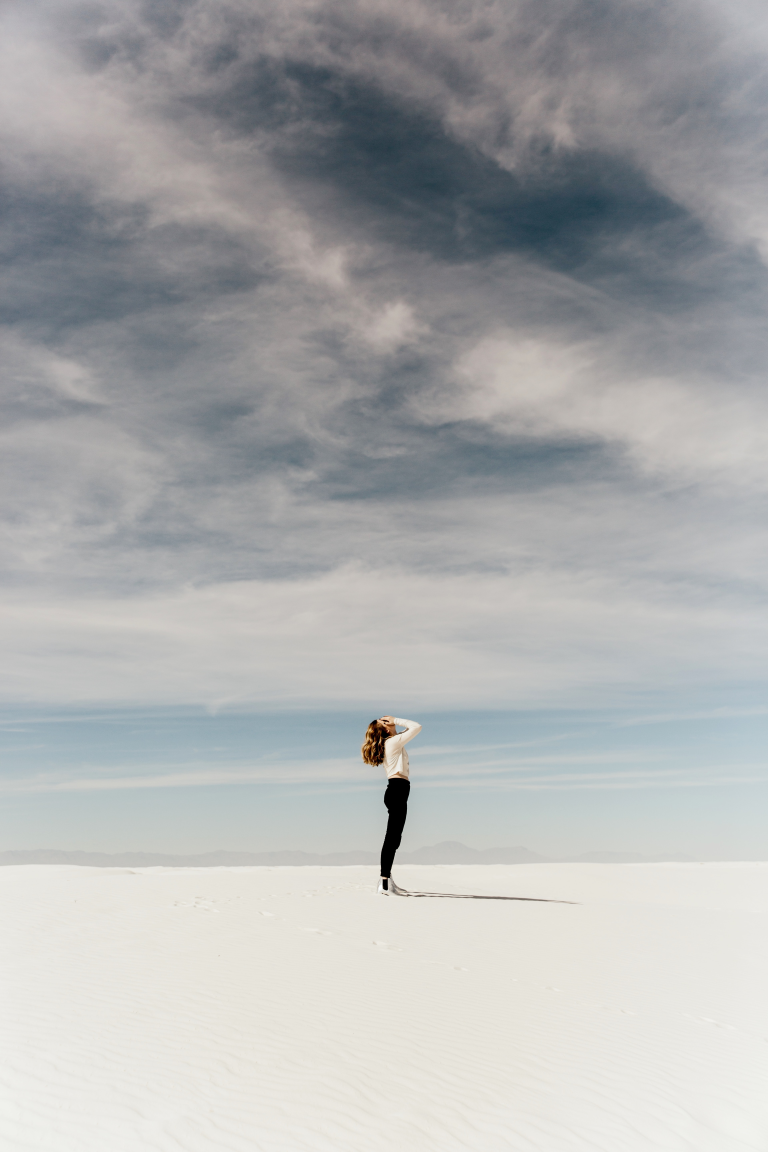
#> input picture code/images/averie-woodard-Av_NirIguEc-unsplash.jpg, 3840 x 5760 px (shown at 1/5 size)
$ python -i salience.py   (imports and definitions only)
#> lines starting #> are read from the running program, lines starting #| are printed output that depends on the picture
import math
import json
import skimage
import warnings
import cv2 as cv
import skimage.io
import numpy as np
import scipy.signal
import networkx as nx
import scipy.spatial.distance
from skimage.segmentation import slic
from skimage.util import img_as_float

# Sources
# scale_image - https://www.tutorialkart.com/opencv/python/opencv-python-resize-image/
# get_saliency_rbd - https://github.com/yhenon/pyimgsaliency
# find_aalir - based on https://github.com/lukasalexanderweber/lir


# region Ignore sklearn warnings
def warn(*args, **kwargs):
    # Ignore sklearn warnings
    pass


warnings.warn = warn
# endregion


def scale_image(img, scale):
    """Scale an iamge by a scale factor."""
    """Source: https://www.tutorialkart.com/opencv/python/opencv-python-resize-image/"""
    width = int(img.shape[1] * scale)
    height = int(img.shape[0] * scale)
    dim = (width, height)

    return cv.resize(img, dim, interpolation=cv.INTER_AREA)


def get_saliency_rbd(img):
    """Saliency map calculation based on: Saliency Optimization from Robust Background Detection, Wangjiang Zhu, Shuang Liang, Yichen Wei and Jian Sun, IEEE Conference on Computer Vision and Pattern Recognition (CVPR), 2014. https://ieeexplore.ieee.org/document/6909756"""
    """Source: https://github.com/yhenon/pyimgsaliency"""
    def S(x1, x2, geodesic, sigma_clr=10):
        return math.exp(-pow(geodesic[x1, x2], 2)/(2*sigma_clr*sigma_clr))

    # [21 lines left out: functions compute_saliency_cost, path_length, not called in this run]

    def make_graph(grid):
        # get unique labels
        vertices = np.unique(grid)

        # map unique labels to [1,...,num_labels]
        reverse_dict = dict(zip(vertices, np.arange(len(vertices))))
        grid = np.array([reverse_dict[x]
                        for x in grid.flat]).reshape(grid.shape)

        # create edges
        down = np.c_[grid[:-1, :].ravel(), grid[1:, :].ravel()]
        right = np.c_[grid[:, :-1].ravel(), grid[:, 1:].ravel()]
        all_edges = np.vstack([right, down])
        all_edges = all_edges[all_edges[:, 0] != all_edges[:, 1], :]
        all_edges = np.sort(all_edges, axis=1)
        num_vertices = len(vertices)
        edge_hash = all_edges[:, 0] + num_vertices * all_edges[:, 1]
        # find unique connections
        edges = np.unique(edge_hash)
        # undo hashing
        edges = [[vertices[x % num_vertices],
                  vertices[int(x/num_vertices)]] for x in edges]

        return vertices, edges

    if len(img.shape) != 3:  # got a grayscale image
        img = skimage.color.gray2rgb(img)

    img_lab = img_as_float(skimage.color.rgb2lab(img))

    img_rgb = img_as_float(img)

    img_gray = img_as_float(skimage.color.rgb2gray(img))

    segments_slic = slic(img_rgb, n_segments=250,
                         compactness=10, sigma=1, enforce_connectivity=False)

    nrows, ncols = segments_slic.shape
    max_dist = math.sqrt(nrows*nrows + ncols*ncols)

    grid = segments_slic

    (vertices, edges) = make_graph(grid)

    gridx, gridy = np.mgrid[:grid.shape[0], :grid.shape[1]]

    centers = dict()
    colors = dict()
    distances = dict()
    boundary = dict()

    for v in vertices:
        centers[v] = [gridy[grid == v].mean(), gridx[grid == v].mean()]
        colors[v] = np.mean(img_lab[grid == v], axis=0)

        x_pix = gridx[grid == v]
        y_pix = gridy[grid == v]

        if np.any(x_pix == 0) or np.any(y_pix == 0) or np.any(x_pix == nrows - 1) or np.any(y_pix == ncols - 1):
            boundary[v] = 1
        else:
            boundary[v] = 0

    G = nx.Graph()

    # buid the graph
    for edge in edges:
        pt1 = edge[0]
        pt2 = edge[1]
        color_distance = scipy.spatial.distance.euclidean(
            colors[pt1], colors[pt2])
        G.add_edge(pt1, pt2, weight=color_distance)

    # add a new edge in graph if edges are both on boundary
    for v1 in vertices:
        if boundary[v1] == 1:
            for v2 in vertices:
                if boundary[v2] == 1:
                    color_distance = scipy.spatial.distance.euclidean(
                        colors[v1], colors[v2])
                    G.add_edge(v1, v2, weight=color_distance)

    geodesic = np.zeros((len(vertices), len(vertices)), dtype=float)
    spatial = np.zeros((len(vertices), len(vertices)), dtype=float)
    smoothness = np.zeros((len(vertices), len(vertices)), dtype=float)
    adjacency = np.zeros((len(vertices), len(vertices)), dtype=float)

    sigma_clr = 10.0
    sigma_bndcon = 1.0
    sigma_spa = 0.25
    mu = 0.1

    all_shortest_paths_color = nx.shortest_path(
        G, source=None, target=None, weight='weight')

    for v1 in vertices:
        for v2 in vertices:
            if v1 == v2:
                geodesic[v1, v2] = 0
                spatial[v1, v2] = 0
                smoothness[v1, v2] = 0
            else:
                geodesic[v1, v2] = path_length(
                    all_shortest_paths_color[v1][v2], G)
                spatial[v1, v2] = scipy.spatial.distance.euclidean(
                    centers[v1], centers[v2]) / max_dist
                smoothness[v1, v2] = math.exp(- (geodesic[v1, v2]
                                              * geodesic[v1, v2])/(2.0*sigma_clr*sigma_clr)) + mu

    for edge in edges:
        pt1 = edge[0]
        pt2 = edge[1]
        adjacency[pt1, pt2] = 1
        adjacency[pt2, pt1] = 1

    for v1 in vertices:
        for v2 in vertices:
            smoothness[v1, v2] = adjacency[v1, v2] * smoothness[v1, v2]

    area = dict()
    len_bnd = dict()
    bnd_con = dict()
    w_bg = dict()
    ctr = dict()
    wCtr = dict()

    for v1 in vertices:
        area[v1] = 0
        len_bnd[v1] = 0
        ctr[v1] = 0
        for v2 in vertices:
            d_app = geodesic[v1, v2]
            d_spa = spatial[v1, v2]
            w_spa = math.exp(- ((d_spa)*(d_spa))/(2.0*sigma_spa*sigma_spa))
            area_i = S(v1, v2, geodesic)
            area[v1] += area_i
            len_bnd[v1] += area_i * boundary[v2]
            ctr[v1] += d_app * w_spa
        bnd_con[v1] = len_bnd[v1] / math.sqrt(area[v1])
        w_bg[v1] = 1.0 - \
            math.exp(- (bnd_con[v1]*bnd_con[v1])/(2*sigma_bndcon*sigma_bndcon))

    for v1 in vertices:
        wCtr[v1] = 0
        for v2 in vertices:
            d_app = geodesic[v1, v2]
            d_spa = spatial[v1, v2]
            w_spa = math.exp(- (d_spa*d_spa)/(2.0*sigma_spa*sigma_spa))
            wCtr[v1] += d_app * w_spa * w_bg[v2]

    # normalise value for wCtr

    min_value = min(wCtr.values())
    max_value = max(wCtr.values())

    minVal = [key for key, value in wCtr.items() if value == min_value]
    maxVal = [key for key, value in wCtr.items() if value == max_value]

    for v in vertices:
        wCtr[v] = (wCtr[v] - min_value)/(max_value - min_value)

    img_disp1 = img_gray.copy()
    img_disp2 = img_gray.copy()

    x = compute_saliency_cost(smoothness, w_bg, wCtr)

    for v in vertices:
        img_disp1[grid == v] = x[v]

    img_disp2 = img_disp1.copy()
    sal = np.zeros((img_disp1.shape[0], img_disp1.shape[1], 3))

    sal = img_disp2
    sal_max = np.max(sal)
    sal_min = np.min(sal)
    sal = 255 * ((sal - sal_min) / (sal_max - sal_min))

    return sal


def get_bbox(img):
    # Scale source image for efficient rbd calculation
    scale = 0.05
    img = scale_image(img, scale)

    # Estimate saliency
    img = get_saliency_rbd(img).astype('uint8')

    # Threshold saliency
    ret, img = cv.threshold(img, 200, 255, 0)

    # Find contours
    contours, _ = cv.findContours(
        img, cv.RETR_LIST, cv.CHAIN_APPROX_SIMPLE)

    # Get biggest contour
    c = max(contours, key=cv.contourArea)

    # Get bounding rect of contour
    x, y, w, h = cv.boundingRect(c)

    # Returned scaled bbox
    return x/scale, y/scale, w/scale, h/scale


# [189 lines left out: functions find_aalir, crop_img_to_mask, not called in this run]

>>> import cv2
>>> picture = cv2.cvtColor(cv2.imread('images/averie-woodard-Av_NirIguEc-unsplash.jpg'), cv2.COLOR_BGR2RGB)
>>> result = get_bbox(picture)
#> in scale_image, `return cv.resize(img, dim, interpolation=cv.INTER_AREA)`:
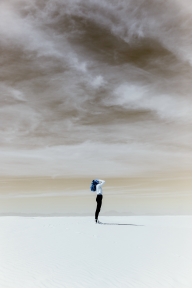
#> returned value: shape (288, 192, 3); mean of channels 0, 1, 2 173.2, 174.7, 175; drawn as B, G, R
#> in get_saliency_rbd, `img_lab = img_as_float(skimage.color.rgb2lab(img))`: img_lab: shape (288, 192, 3) float64; mean of channels 0, 1, 2 70.8, -0.4, -0.5
#> in get_saliency_rbd, `segments_slic = slic(img_rgb, n_segments=250, compactness=10, sigma=1,..`:
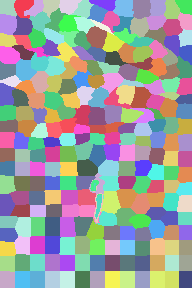
#> segments_slic: shape (288, 192) int64; 247 distinct labels, from 1 to 247; one colour per label, 0 black
#> in make_graph, `vertices = np.unique(grid)`: vertices = 247 values from 1 to 247
#> in make_graph, `reverse_dict = dict(zip(vertices, np.arange(len(vertices))))`: reverse_dict = 247 items
#> in make_graph, `grid = np.array([reverse_dict[x] for x in grid.flat]).reshape(grid.sha..`: grid: shape (288, 192) int64; 247 distinct labels, from 0 to 246
#> in make_graph, `down = np.c_[grid[:-1, :].ravel(), grid[1:, :].ravel()]`: down = 55104 pairs, first value 0 to 246, second value 0 to 246
#> in make_graph, `right = np.c_[grid[:, :-1].ravel(), grid[:, 1:].ravel()]`: right = 55008 pairs, first value 0 to 246, second value 0 to 246
#> in make_graph, `all_edges = np.vstack([right, down])`: all_edges = 110112 pairs, first value 0 to 246, second value 0 to 246
#> in make_graph, `all_edges = all_edges[all_edges[:, 0] != all_edges[:, 1], :]`: all_edges = 8354 pairs, first value 0 to 245, second value 0 to 246
#> in make_graph, `all_edges = np.sort(all_edges, axis=1)`: all_edges = 8354 pairs, first value 0 to 245, second value 1 to 246
#> in make_graph, `num_vertices = len(vertices)`: num_vertices = 247
#> in make_graph, `edge_hash = all_edges[:, 0] + num_vertices * all_edges[:, 1]`: edge_hash = 8354 values, max 61007 at index 3734, min 247 at index 0, mean 30118.8
#> in make_graph, `edges = np.unique(edge_hash)`: edges = 647 values from 247 to 61007
#> in make_graph, `edges = [[vertices[x % num_vertices], vertices[int(x/num_vertices)]] f..`: edges = 647 pairs, first value 1 to 246, second value 2 to 247
#> in get_saliency_rbd, `(vertices, edges) = make_graph(grid)`: vertices = 247 values from 1 to 247
#> after the loop in get_saliency_rbd, `for v in vertices:`: boundary = 247 items
#> the loop in get_saliency_rbd, `for edge in edges:` made 647 passes
#> (pt1, pt2, color_distance) on passes 1 to 3: (1, 2, 8.88), (2, 3, 7.24), (3, 4, 1.9)
#> in get_saliency_rbd, `geodesic = np.zeros((len(vertices), len(vertices)), dtype=float)`: geodesic: shape (247, 247) float64; every value is 0
#> the loop in get_saliency_rbd, `for v1 in vertices:` made 1 pass
#> (the run stopped early here; a loop or call above may not have finished)

$ run again, on code/images/daniela-crucez-DpfXrAjlIro-unsplash.jpg
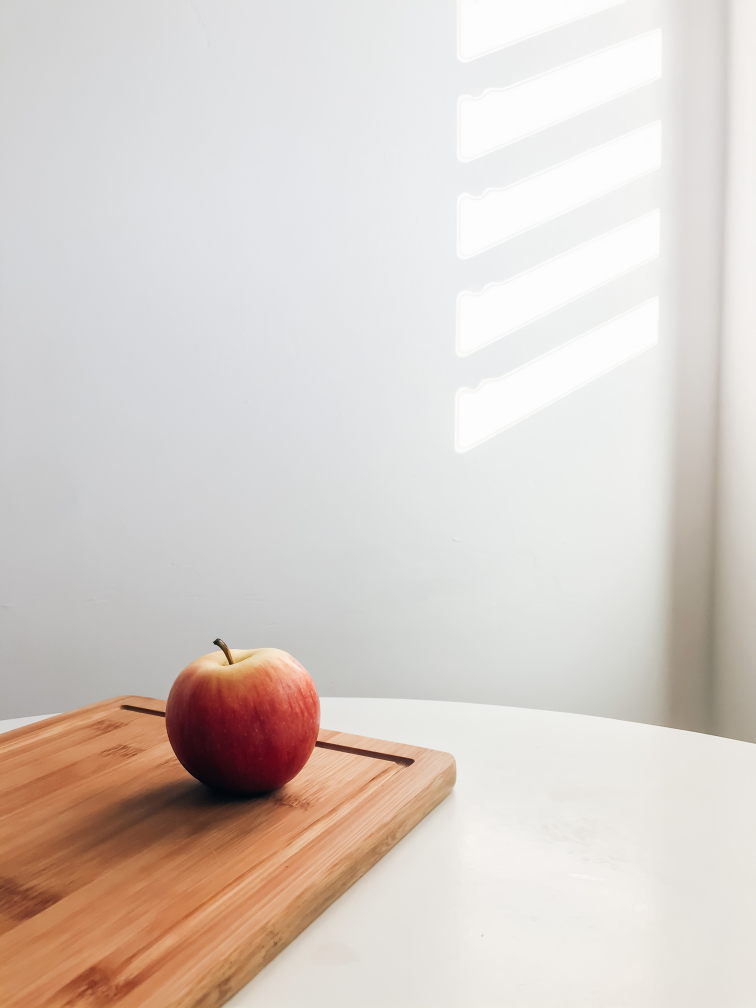
#> input picture code/images/daniela-crucez-DpfXrAjlIro-unsplash.jpg, 3024 x 4032 px (shown at 1/4 size)
#> img_lab: shape (201, 151, 3) float64; mean of channels 0, 1, 2 83.6, 3, 4.9
#> in get_saliency_rbd, `img_gray = img_as_float(skimage.color.rgb2gray(img))`:
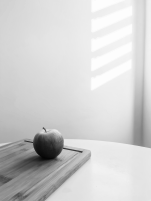
#> img_gray: shape (201, 151) float64; min 0.0224, max 0.992, mean 0.818
#> in get_saliency_rbd, `segments_slic = slic(img_rgb, n_segments=250, compactness=10, sigma=1,..`:
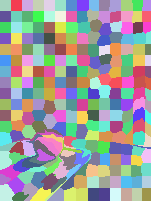
#> segments_slic: shape (201, 151) int64; 252 distinct labels, from 1 to 252; one colour per label, 0 black
#> in make_graph, `vertices = np.unique(grid)`: vertices = 252 values from 1 to 252
#> reverse_dict = 252 items
#> grid: shape (201, 151) int64; 252 distinct labels, from 0 to 251
#> down = 30200 pairs, first value 0 to 251, second value 0 to 251
#> right = 30150 pairs, first value 0 to 251, second value 0 to 251
#> in make_graph, `all_edges = np.vstack([right, down])`: all_edges = 60350 pairs, first value 0 to 251, second value 0 to 251
#> in make_graph, `all_edges = all_edges[all_edges[:, 0] != all_edges[:, 1], :]`: all_edges = 6176 pairs, first value 0 to 250, second value 1 to 251
#> num_vertices = 252
#> edge_hash = 6176 values, max 63502 at index 2847, min 252 at index 0, mean 35173.8
#> in make_graph, `edges = np.unique(edge_hash)`: edges = 607 values from 252 to 63502
#> in make_graph, `edges = [[vertices[x % num_vertices], vertices[int(x/num_vertices)]] f..`: edges = 607 pairs, first value 1 to 251, second value 2 to 252
#> in get_saliency_rbd, `(vertices, edges) = make_graph(grid)`: vertices = 252 values from 1 to 252
#> after the loop in get_saliency_rbd, `for v in vertices:`: boundary = 252 items
#> the loop in get_saliency_rbd, `for edge in edges:` made 607 passes
#> (pt1, pt2, color_distance) on passes 1 to 3: (1, 2, 1.29), (2, 3, 1.46), (3, 4, 1.76)
#> geodesic: shape (252, 252) float64; every value is 0
#> the loop in get_saliency_rbd, `for v1 in vertices:` made 1 pass

$ run again, on code/images/franck-belin-NZHouAGfeds-unsplash.jpg
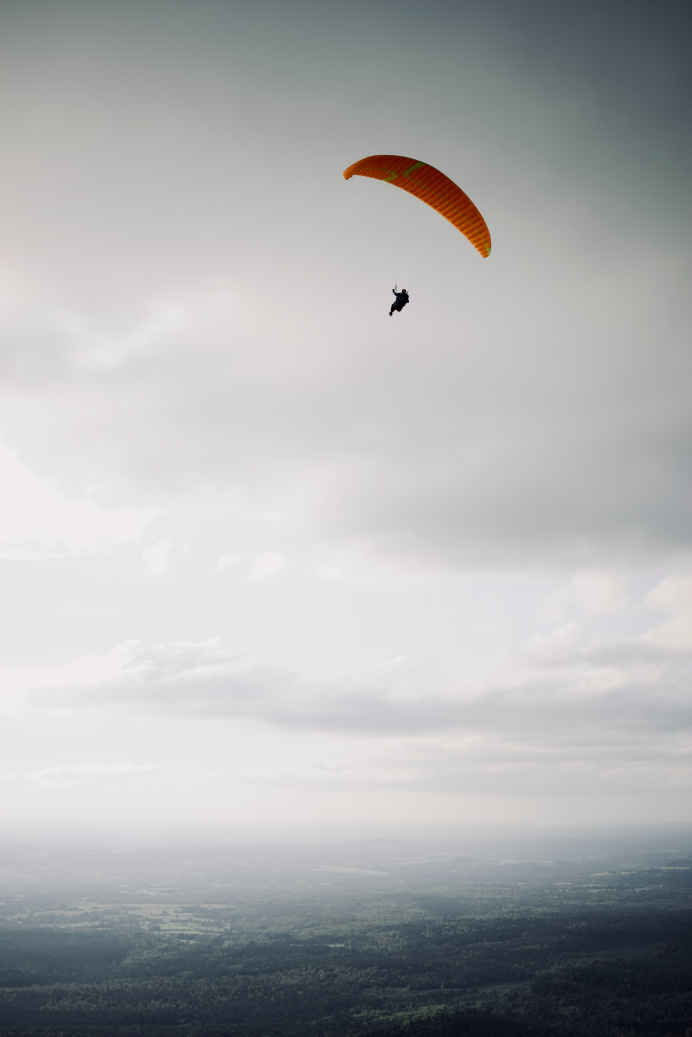
#> input picture code/images/franck-belin-NZHouAGfeds-unsplash.jpg, 3456 x 5184 px (shown at 1/5 size)
#> in scale_image, `return cv.resize(img, dim, interpolation=cv.INTER_AREA)`:
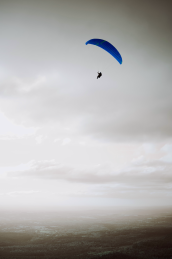
#> returned value: shape (259, 172, 3); mean of channels 0, 1, 2 174.2, 175.2, 176.5; drawn as B, G, R
#> img_lab: shape (259, 172, 3) float64; mean of channels 0, 1, 2 70.7, 0, -0.9
#> in get_saliency_rbd, `segments_slic = slic(img_rgb, n_segments=250, compactness=10, sigma=1,..`:
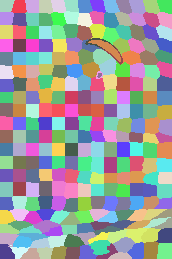
#> segments_slic: shape (259, 172) int64; 260 distinct labels, from 1 to 260; one colour per label, 0 black
#> in make_graph, `vertices = np.unique(grid)`: vertices = 260 values from 1 to 260
#> reverse_dict = 260 items
#> grid: shape (259, 172) int64; 260 distinct labels, from 0 to 259
#> down = 44376 pairs, first value 0 to 259, second value 0 to 259
#> right = 44289 pairs, first value 0 to 259, second value 0 to 259
#> in make_graph, `all_edges = np.vstack([right, down])`: all_edges = 88665 pairs, first value 0 to 259, second value 0 to 259
#> in make_graph, `all_edges = all_edges[all_edges[:, 0] != all_edges[:, 1], :]`: all_edges = 7395 pairs, first value 0 to 258, second value 1 to 259
#> num_vertices = 260
#> edge_hash = 7395 values, max 67598 at index 3166, min 260 at index 0, mean 35236.2
#> in make_graph, `edges = np.unique(edge_hash)`: edges = 655 values from 260 to 67598
#> in make_graph, `edges = [[vertices[x % num_vertices], vertices[int(x/num_vertices)]] f..`: edges = 655 pairs, first value 1 to 259, second value 2 to 260
#> in get_saliency_rbd, `(vertices, edges) = make_graph(grid)`: vertices = 260 values from 1 to 260
#> after the loop in get_saliency_rbd, `for v in vertices:`: boundary = 260 items
#> the loop in get_saliency_rbd, `for edge in edges:` made 655 passes
#> (pt1, pt2, color_distance) on passes 1 to 3: (1, 2, 1.97), (2, 3, 1.03), (3, 4, 0.639)
#> geodesic: shape (260, 260) float64; every value is 0
#> the loop in get_saliency_rbd, `for v1 in vertices:` made 1 pass

$ run again, on code/images/hong-nguyen-J4TEzb9mb3A-unsplash.jpg
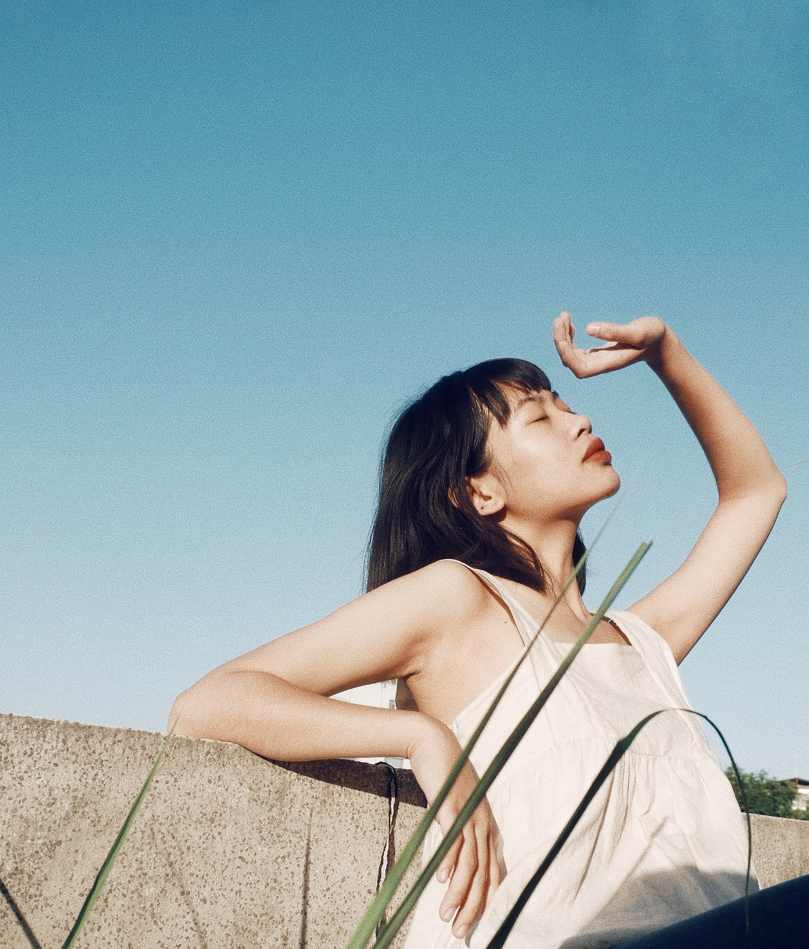
#> input picture code/images/hong-nguyen-J4TEzb9mb3A-unsplash.jpg, 2427 x 2846 px (shown at 1/3 size)
#> img_lab: shape (142, 121, 3) float64; mean of channels 0, 1, 2 68, -5.1, -4.7
#> in get_saliency_rbd, `img_gray = img_as_float(skimage.color.rgb2gray(img))`:
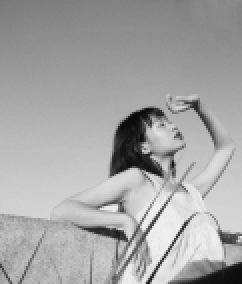
#> img_gray: shape (142, 121) float64 (shown 2 times larger); min 0.0401, max 0.945, mean 0.649
#> in get_saliency_rbd, `segments_slic = slic(img_rgb, n_segments=250, compactness=10, sigma=1,..`:
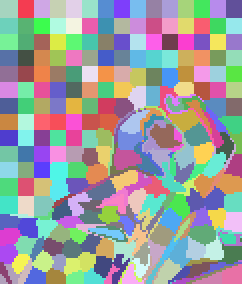
#> segments_slic: shape (142, 121) int64 (shown 2 times larger); 270 distinct labels, from 1 to 270; one colour per label, 0 black
#> in make_graph, `vertices = np.unique(grid)`: vertices = 270 values from 1 to 270
#> reverse_dict = 270 items
#> grid: shape (142, 121) int64; 270 distinct labels, from 0 to 269
#> down = 17061 pairs, first value 0 to 269, second value 0 to 269
#> right = 17040 pairs, first value 0 to 269, second value 0 to 269
#> in make_graph, `all_edges = np.vstack([right, down])`: all_edges = 34101 pairs, first value 0 to 269, second value 0 to 269
#> in make_graph, `all_edges = all_edges[all_edges[:, 0] != all_edges[:, 1], :]`: all_edges = 5563 pairs, first value 0 to 268, second value 1 to 269
#> num_vertices = 270
#> edge_hash = 5563 values, max 72898 at index 2611, min 270 at index 0, mean 41166.2
#> in make_graph, `edges = np.unique(edge_hash)`: edges = 674 values from 270 to 72898
#> in make_graph, `edges = [[vertices[x % num_vertices], vertices[int(x/num_vertices)]] f..`: edges = 674 pairs, first value 1 to 269, second value 2 to 270
#> in get_saliency_rbd, `(vertices, edges) = make_graph(grid)`: vertices = 270 values from 1 to 270
#> after the loop in get_saliency_rbd, `for v in vertices:`: boundary = 270 items
#> the loop in get_saliency_rbd, `for edge in edges:` made 674 passes
#> (pt1, pt2, color_distance) on passes 1 to 3: (1, 2, 0.734), (2, 3, 0.512), (3, 4, 0.453)
#> geodesic: shape (270, 270) float64; every value is 0
#> the loop in get_saliency_rbd, `for v1 in vertices:` made 1 pass
